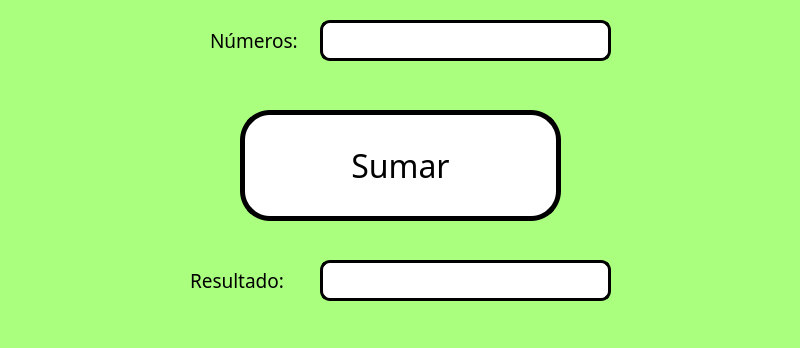
<?xml version="1.0" encoding="UTF-8"?>
<ui version="4.0">
 <class>MainWindow</class>
 <widget class="QMainWindow" name="MainWindow">
  <property name="geometry">
   <rect>
    <x>0</x>
    <y>0</y>
    <width>800</width>
    <height>348</height>
   </rect>
  </property>
  <property name="windowTitle">
   <string>MainWindow</string>
  </property>
  <property name="styleSheet">
   <string notr="true">background-color: rgb(170, 255, 127);</string>
  </property>
  <widget class="QWidget" name="centralwidget">
   <widget class="QPushButton" name="btn_sumar">
    <property name="geometry">
     <rect>
      <x>240</x>
      <y>110</y>
      <width>321</width>
      <height>111</height>
     </rect>
    </property>
    <property name="font">
     <font>
      <family>Komika Axis</family>
      <pointsize>24</pointsize>
      <strikeout>false</strikeout>
     </font>
    </property>
    <property name="styleSheet">
     <string notr="true">background-color: rgb(255, 255, 255);
border: 5px solid blackM;
border-radius: 30px;</string>
    </property>
    <property name="text">
     <string>Sumar</string>
    </property>
   </widget>
   <widget class="QLabel" name="label">
    <property name="geometry">
     <rect>
      <x>210</x>
      <y>20</y>
      <width>121</width>
      <height>41</height>
     </rect>
    </property>
    <property name="font">
     <font>
      <family>Komika Axis</family>
      <pointsize>14</pointsize>
     </font>
    </property>
    <property name="text">
     <string>Números:</string>
    </property>
   </widget>
   <widget class="QLineEdit" name="txt_numeros">
    <property name="geometry">
     <rect>
      <x>320</x>
      <y>20</y>
      <width>291</width>
      <height>41</height>
     </rect>
    </property>
    <property name="font">
     <font>
      <family>Consolas</family>
      <pointsize>20</pointsize>
      <weight>75</weight>
      <bold>true</bold>
     </font>
    </property>
    <property name="layoutDirection">
     <enum>Qt::LeftToRight</enum>
    </property>
    <property name="styleSheet">
     <string notr="true">background-color: rgb(255, 255, 255);
border: 3px solid blackM;
border-radius: 10px</string>
    </property>
    <property name="text">
     <string/>
    </property>
   </widget>
   <widget class="QLabel" name="label_2">
    <property name="geometry">
     <rect>
      <x>190</x>
      <y>260</y>
      <width>121</width>
      <height>41</height>
     </rect>
    </property>
    <property name="font">
     <font>
      <family>Komika Axis</family>
      <pointsize>14</pointsize>
     </font>
    </property>
    <property name="text">
     <string>Resultado: </string>
    </property>
   </widget>
   <widget class="QLineEdit" name="txt_resultado">
    <property name="geometry">
     <rect>
      <x>320</x>
      <y>260</y>
      <width>291</width>
      <height>41</height>
     </rect>
    </property>
    <property name="font">
     <font>
      <family>Consolas</family>
      <pointsize>20</pointsize>
      <weight>75</weight>
      <bold>true</bold>
     </font>
    </property>
    <property name="layoutDirection">
     <enum>Qt::LeftToRight</enum>
    </property>
    <property name="styleSheet">
     <string notr="true">background-color: rgb(255, 255, 255);
border: 3px solid blackM;
border-radius: 10px</string>
    </property>
    <property name="text">
     <string/>
    </property>
   </widget>
  </widget>
  <widget class="QMenuBar" name="menubar">
   <property name="geometry">
    <rect>
     <x>0</x>
     <y>0</y>
     <width>800</width>
     <height>21</height>
    </rect>
   </property>
  </widget>
  <widget class="QStatusBar" name="statusbar"/>
 </widget>
 <resources/>
 <connections/>
</ui>
